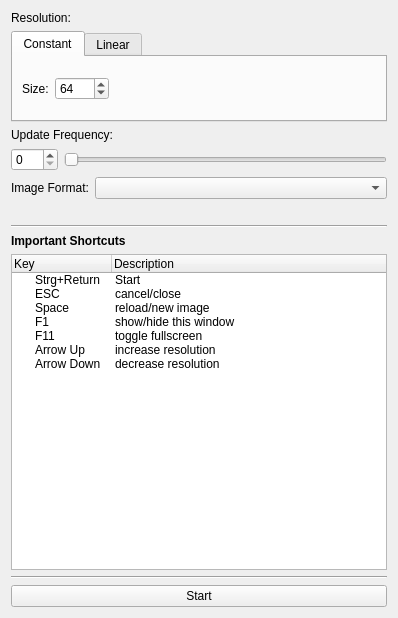
<?xml version="1.0" encoding="UTF-8"?>
<ui version="4.0">
 <class>Dialog</class>
 <widget class="QDialog" name="Dialog">
  <property name="geometry">
   <rect>
    <x>0</x>
    <y>0</y>
    <width>398</width>
    <height>618</height>
   </rect>
  </property>
  <property name="windowTitle">
   <string>MemoryArt</string>
  </property>
  <layout class="QVBoxLayout" name="verticalLayout_2">
   <item>
    <widget class="QLabel" name="lResolution">
     <property name="text">
      <string>Resolution:</string>
     </property>
    </widget>
   </item>
   <item>
    <widget class="QTabWidget" name="twResolution">
     <property name="sizePolicy">
      <sizepolicy hsizetype="Expanding" vsizetype="Maximum">
       <horstretch>0</horstretch>
       <verstretch>0</verstretch>
      </sizepolicy>
     </property>
     <property name="currentIndex">
      <number>0</number>
     </property>
     <widget class="QWidget" name="constant">
      <attribute name="title">
       <string>Constant</string>
      </attribute>
      <layout class="QHBoxLayout" name="horizontalLayout_2">
       <item>
        <widget class="QLabel" name="label">
         <property name="text">
          <string>Size:</string>
         </property>
        </widget>
       </item>
       <item>
        <widget class="QSpinBox" name="sbConstantSize">
         <property name="minimum">
          <number>1</number>
         </property>
         <property name="maximum">
          <number>9999</number>
         </property>
         <property name="value">
          <number>64</number>
         </property>
        </widget>
       </item>
       <item>
        <spacer name="horizontalSpacer">
         <property name="orientation">
          <enum>Qt::Orientation::Horizontal</enum>
         </property>
         <property name="sizeHint" stdset="0">
          <size>
           <width>40</width>
           <height>20</height>
          </size>
         </property>
        </spacer>
       </item>
      </layout>
     </widget>
     <widget class="QWidget" name="linear">
      <attribute name="title">
       <string>Linear</string>
      </attribute>
      <layout class="QGridLayout" name="gridLayout">
       <item row="1" column="2">
        <widget class="QSpinBox" name="sbMaxSize">
         <property name="minimum">
          <number>1</number>
         </property>
         <property name="maximum">
          <number>9999</number>
         </property>
         <property name="value">
          <number>512</number>
         </property>
        </widget>
       </item>
       <item row="1" column="3">
        <spacer name="horizontalSpacer_3">
         <property name="orientation">
          <enum>Qt::Orientation::Horizontal</enum>
         </property>
         <property name="sizeHint" stdset="0">
          <size>
           <width>129</width>
           <height>20</height>
          </size>
         </property>
        </spacer>
       </item>
       <item row="0" column="1">
        <widget class="QLabel" name="label_5">
         <property name="text">
          <string>Min</string>
         </property>
        </widget>
       </item>
       <item row="0" column="2">
        <widget class="QLabel" name="label_6">
         <property name="text">
          <string>Max</string>
         </property>
        </widget>
       </item>
       <item row="1" column="1">
        <widget class="QSpinBox" name="sbMinSize">
         <property name="minimum">
          <number>1</number>
         </property>
         <property name="maximum">
          <number>9999</number>
         </property>
         <property name="value">
          <number>64</number>
         </property>
        </widget>
       </item>
       <item row="1" column="0">
        <widget class="QLabel" name="label_4">
         <property name="text">
          <string>Size:</string>
         </property>
        </widget>
       </item>
      </layout>
     </widget>
    </widget>
   </item>
   <item>
    <layout class="QVBoxLayout" name="verticalLayout">
     <item>
      <widget class="QLabel" name="lResolution_2">
       <property name="text">
        <string>Update Frequency:</string>
       </property>
      </widget>
     </item>
     <item>
      <layout class="QHBoxLayout" name="horizontalLayout">
       <item>
        <widget class="QSpinBox" name="sbFrequency">
         <property name="maximum">
          <number>100</number>
         </property>
        </widget>
       </item>
       <item>
        <widget class="QSlider" name="slFrequency">
         <property name="maximum">
          <number>100</number>
         </property>
         <property name="orientation">
          <enum>Qt::Orientation::Horizontal</enum>
         </property>
        </widget>
       </item>
      </layout>
     </item>
    </layout>
   </item>
   <item>
    <layout class="QFormLayout" name="formLayout">
     <item row="0" column="0">
      <widget class="QLabel" name="lImageFormat">
       <property name="text">
        <string>Image Format:</string>
       </property>
      </widget>
     </item>
     <item row="0" column="1">
      <widget class="QComboBox" name="cbImageFormat"/>
     </item>
     <item row="1" column="1">
      <widget class="QLabel" name="lImageFormatDescription">
       <property name="text">
        <string/>
       </property>
       <property name="wordWrap">
        <bool>true</bool>
       </property>
      </widget>
     </item>
    </layout>
   </item>
   <item>
    <widget class="Line" name="line">
     <property name="orientation">
      <enum>Qt::Orientation::Horizontal</enum>
     </property>
    </widget>
   </item>
   <item>
    <widget class="QLabel" name="label_7">
     <property name="font">
      <font>
       <bold>true</bold>
      </font>
     </property>
     <property name="text">
      <string>Important Shortcuts</string>
     </property>
    </widget>
   </item>
   <item>
    <widget class="QTreeWidget" name="treeWidget">
     <property name="sizePolicy">
      <sizepolicy hsizetype="Expanding" vsizetype="Expanding">
       <horstretch>0</horstretch>
       <verstretch>0</verstretch>
      </sizepolicy>
     </property>
     <property name="selectionMode">
      <enum>QAbstractItemView::SelectionMode::NoSelection</enum>
     </property>
     <column>
      <property name="text">
       <string>Key</string>
      </property>
     </column>
     <column>
      <property name="text">
       <string>Description</string>
      </property>
     </column>
     <item>
      <property name="text">
       <string>Strg+Return</string>
      </property>
      <property name="text">
       <string>Start</string>
      </property>
     </item>
     <item>
      <property name="text">
       <string>ESC</string>
      </property>
      <property name="text">
       <string>cancel/close</string>
      </property>
     </item>
     <item>
      <property name="text">
       <string>Space</string>
      </property>
      <property name="text">
       <string>reload/new image</string>
      </property>
     </item>
     <item>
      <property name="text">
       <string>F1</string>
      </property>
      <property name="text">
       <string>show/hide this window</string>
      </property>
     </item>
     <item>
      <property name="text">
       <string>F11</string>
      </property>
      <property name="text">
       <string>toggle fullscreen</string>
      </property>
     </item>
     <item>
      <property name="text">
       <string>Arrow Up</string>
      </property>
      <property name="text">
       <string>increase resolution</string>
      </property>
     </item>
     <item>
      <property name="text">
       <string>Arrow Down</string>
      </property>
      <property name="text">
       <string>decrease resolution</string>
      </property>
     </item>
    </widget>
   </item>
   <item>
    <widget class="Line" name="line_2">
     <property name="orientation">
      <enum>Qt::Orientation::Horizontal</enum>
     </property>
    </widget>
   </item>
   <item>
    <widget class="QPushButton" name="pbStart">
     <property name="text">
      <string>Start</string>
     </property>
     <property name="autoDefault">
      <bool>false</bool>
     </property>
    </widget>
   </item>
  </layout>
 </widget>
 <resources/>
 <connections/>
</ui>
